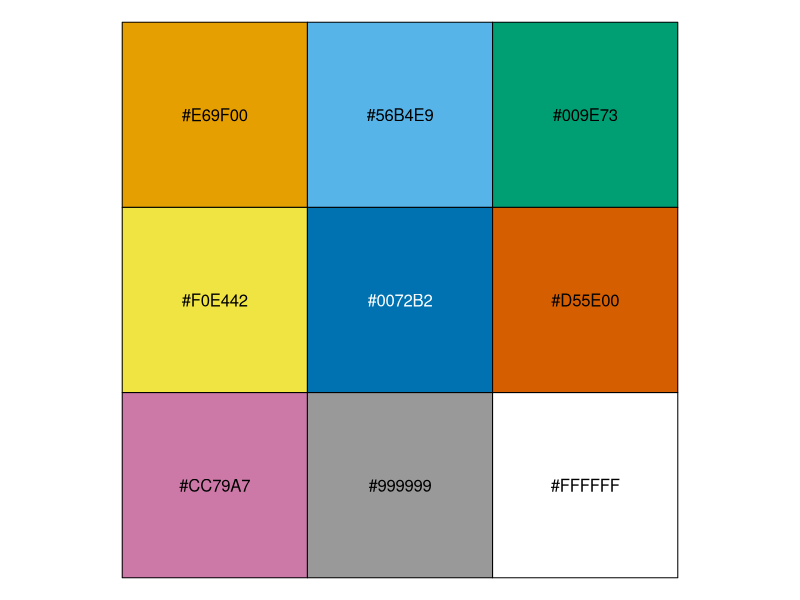
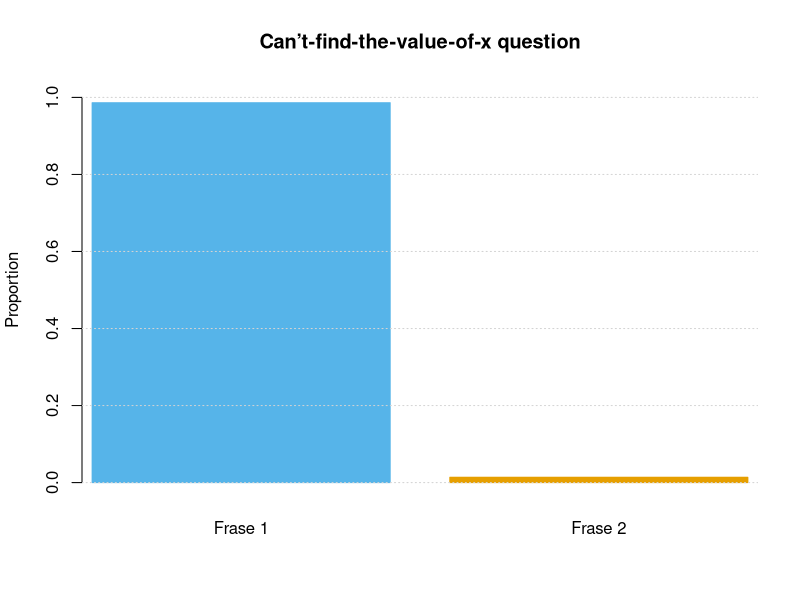
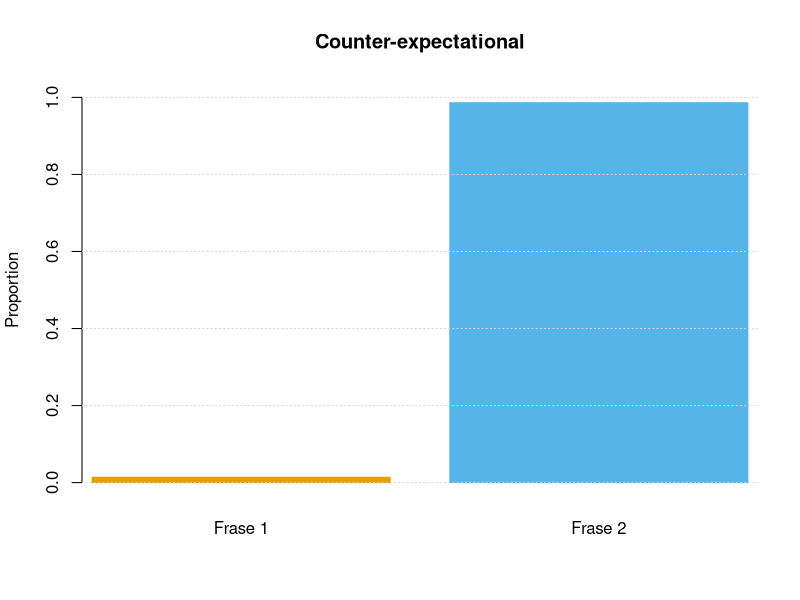
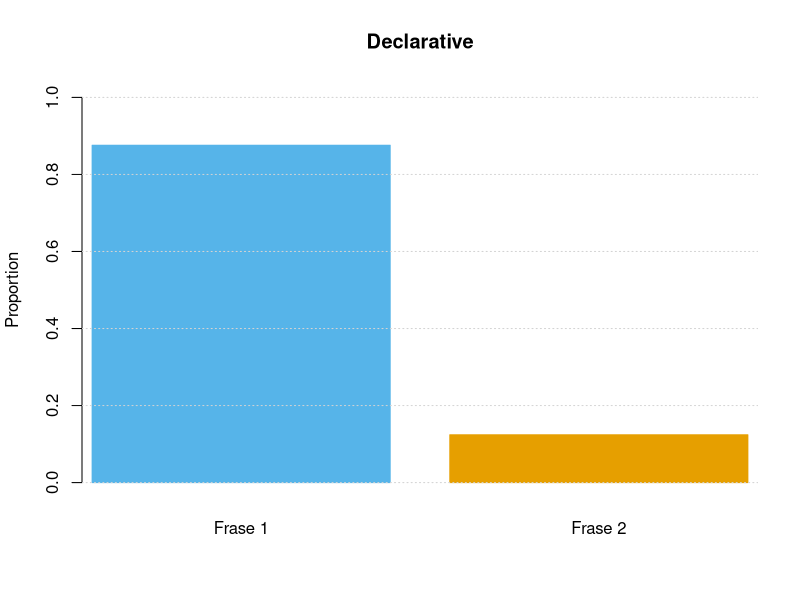
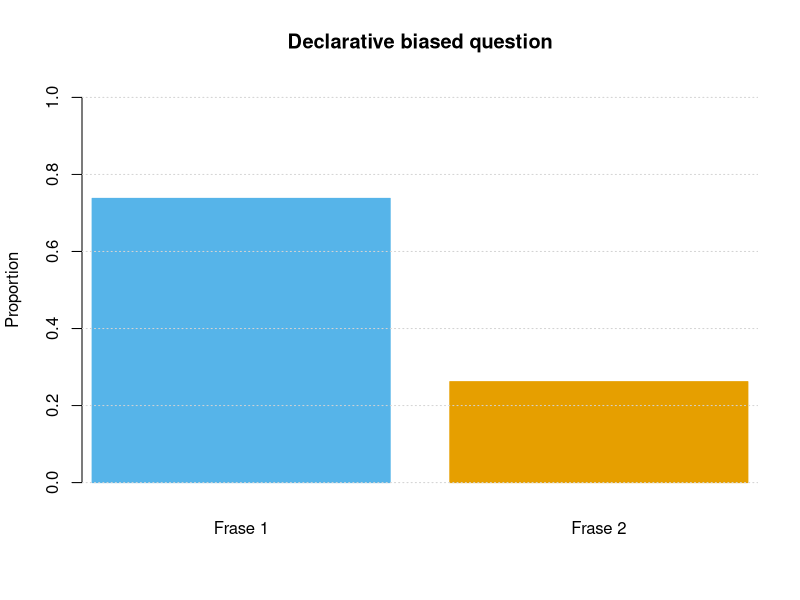
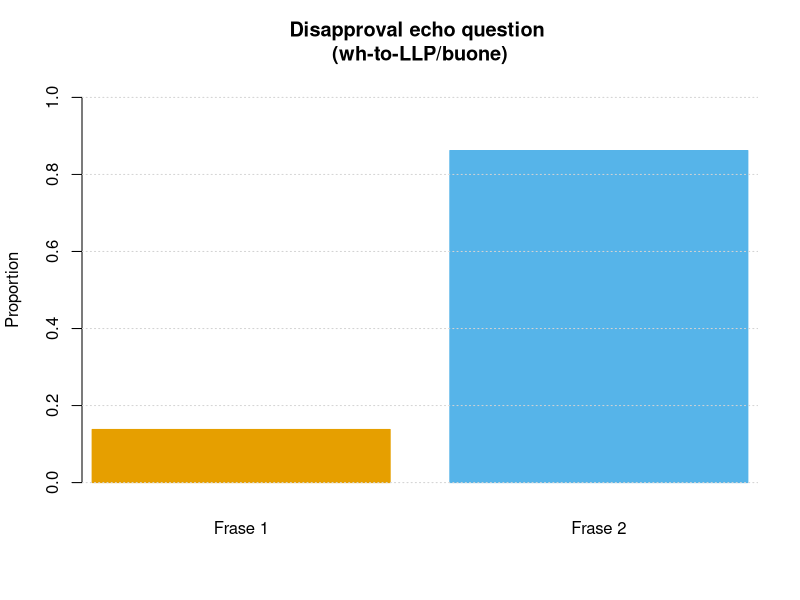
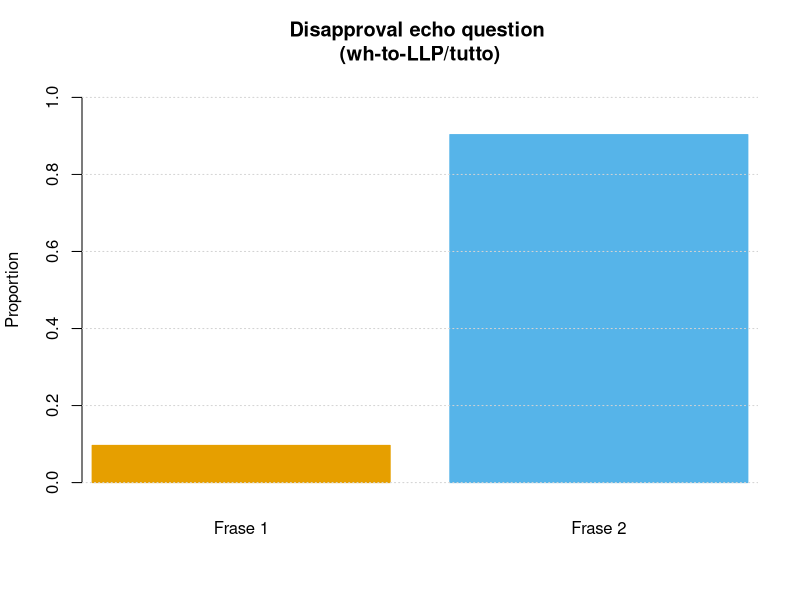
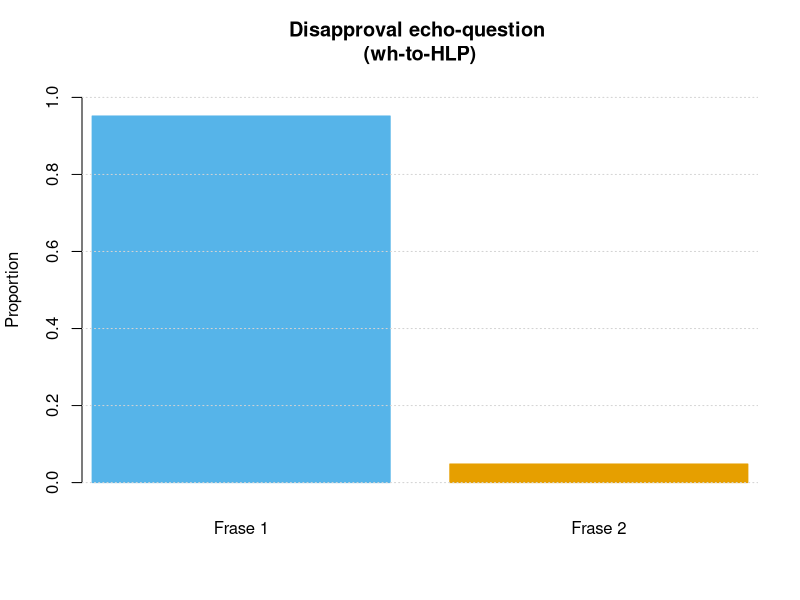

Reproduce these figures in R, in order. (Note: this script raises an error after producing the figures.)
##### Visualise Data
##### Daniel Dempsey

### Load libraries
library( readr )

### Colour pallette for plots, taken from: https://stackoverflow.com/questions/57153428/r-plot-color-combinations-that-are-colorblind-accessible
mycol <- c("#E69F00", "#56B4E9", "#009E73", "#F0E442",  
           "#0072B2", "#D55E00", "#CC79A7", "#999999", '#FFFFFF')
scales::show_col(mycol)

### Read in data
exp1_dat <- read_csv( 'Data/Processed_Data/Exp1_dat.csv', col_types = 'icffl' )
exp2_dat <- read_csv( 'Data/Processed_Data/Exp2_dat.csv', col_types = 'iciiil' )
exp3_dat <- read_csv( 'Data/Processed_Data/Exp3_dat.csv', col_types = 'icff' )

setwd( 'Output' )

##### Experiment 1
### Missing data
exp1_dat[is.na( exp1_dat$result ), c('ID', 'question')] # No missing

### Barplots split by question
q1_dat <- split( exp1_dat, exp1_dat$question )
expected_responses <- sapply( q1_dat, function(x) {x$expected[1]} )

pdf( 'Experiment_1/Bar_All.pdf' )
for ( i in seq_along(q1_dat) ) {
  
  #pdf( paste0('Experiment_1/Bar_', i, '.pdf') )
  q_dat <- q1_dat[[i]]
  plot( 0, 0, type = 'n', xaxt = 'n', yaxt = 'n', xlim = c(0.25, 2.35), bty = 'n',
        ylim = c(0, 1), main = q_dat$question[1], xlab = '', ylab = 'Proportion' )
  q_exp <- levels(q_dat$result) == expected_responses[i]
  use_col <- ifelse( q_exp, mycol[2], mycol[1] )
  barplot( table( q_dat$result ) / nrow(q_dat), add = TRUE, border = use_col,
           col = use_col )
  abline( h = seq(0, 1, 0.2), lty = 3, col = 'lightgrey' )
  #dev.off()
  
}
dev.off()

### Individual plots
drop_ind <- !exp1_dat$corrupt
ind1_wrong <- split( exp1_dat$result[drop_ind] != exp1_dat$expected[drop_ind], 
                     exp1_dat$ID[drop_ind] )
count_wrong1 <- sapply( ind1_wrong, sum )

pdf( 'Experiment_1/Num_Incorrect.pdf' )
barplot( table( count_wrong1 ), col = mycol[3], yaxt = 'n', 
         ylim = c(0, 40), main = 'Number of Incorrect Answers 1' )
axis( 2, at = seq(0, 40, 5) )
abline( h = seq(0, 35, 5), lty = 3, col = 'lightgrey' )
dev.off()

##### Experiment 2
### Missing data
exp2_dat[is.na( exp2_dat$result ), c('ID', 'question')]

### Boxplots split by question groupings
q2_dat <- split( exp2_dat, exp2_dat$groups )

pdf( 'Experiment_2/Box_All.pdf', width = 15 )
for ( i in seq_along(q2_dat) ) {
  
  #pdf( paste0('Experiment_2/Box_', i, '.pdf'), width = 15 )
  q_dat <- q2_dat[[i]]
  main_question <- unique( sub( "\n.*", "", q_dat$question ) )
  q_dat$sub_question <- sub( ".*\n", "", q_dat$question )
  
  use_col <- rep( mycol[1], 4 )
  if ( any(q_dat$expected) > 0 ) {
    blue_answer <- which( table( q_dat$sub_question, q_dat$expected )[, 2] > 0 )
    use_col[blue_answer] <- mycol[2]
  }
  
  boxplot( result ~ sub_question, data = q_dat, main = main_question,
           xlab = '', ylab = 'Score', border = use_col, col = mycol[9],
           ylim = c(0, 10), pch = 20 )
  abline( h = seq(0, 10, 2), lty = 3, col = 'lightgrey' )
  #dev.off()
  
}
dev.off()

### Distribution of 'correctness'
pdf( 'Experiment_2/Box_Correctness.pdf' )
boxplot( result ~ expected, data = exp2_dat[!exp2_dat$corrupt, ],
         col = mycol[3], pch = 20, xlab = 'Expected', ylab = 'Score',
         main = 'Distribution of Expectation Matching' )
dev.off()


##### Experiment 3
### Missing data
exp3_dat[is.na( exp3_dat$result ), c('ID', 'question')] # No missing

### Barplots split by question
q3_dat <- split( exp3_dat, exp3_dat$question )

pdf( 'Experiment_3/Bar_All.pdf' )
for ( i in seq_along(q3_dat) ) {
  
  #pdf( paste0('Experiment_3/Bar_', i, '.pdf') )
  q_dat <- q3_dat[[i]]
  plot( 0, 0, type = 'n', xaxt = 'n', yaxt = 'n', xlim = c(0.25, 2.35), bty = 'n',
        ylim = c(0, 1), main = q_dat$question[1], xlab = '', ylab = 'Proportion' )
  use_col <- mycol[2:1]
  barplot( table( q_dat$result ) / nrow(q_dat), add = TRUE, border = use_col,
           col = use_col )
  abline( h = seq(0, 1, 0.2), lty = 3, col = 'lightgrey' )
  #dev.off()
  
}
dev.off()

### Individual plots
ind3_wrong <- split( as.character(exp3_dat$result) != as.character(exp3_dat$expected), 
                     exp3_dat$ID )
count_wrong3 <- sapply( ind3_wrong, sum )

pdf( 'Experiment_3/Num_Incorrect.pdf' )
barplot( table( count_wrong3 ), col = mycol[3], yaxt = 'n', 
         ylim = c(0, 60), main = 'Number of Incorrect Answers 3' )
axis( 2, at = seq(0, 60, 10) )
abline( h = seq(0, 60, 10), lty = 3, col = 'lightgrey' )
dev.off()


##### 1 + 3 Wrong
ind_wrong <- Map( c, ind1_wrong, ind3_wrong )
count_wrong <- sapply( ind_wrong, sum )
tab_count <- table( count_wrong )
tab_count_corrected <- c( tab_count[1:8], 0, tab_count[9] )
names( tab_count_corrected )[9] <- '8'

pdf( 'All/Num_Incorrect_1_3.pdf' )
barplot( tab_count_corrected, col = mycol[3], yaxt = 'n', 
         ylim = c(0, 30), main = 'Number of Incorrect Answers 1 and 3' )
axis( 2, at = seq(0, 30, 5) )
abline( h = seq(0, 30, 5), lty = 3, col = 'lightgrey' )
dev.off()

all_wrong_dat <- data.frame( ID = names( count_wrong ),
                             experiment_1 = count_wrong1,
                             experiment_3 = count_wrong3,
                             experiment_1_and_3 = count_wrong )

# Write wrong data to file
write_csv( all_wrong_dat, 'All/Number_Incorrect.csv' )

